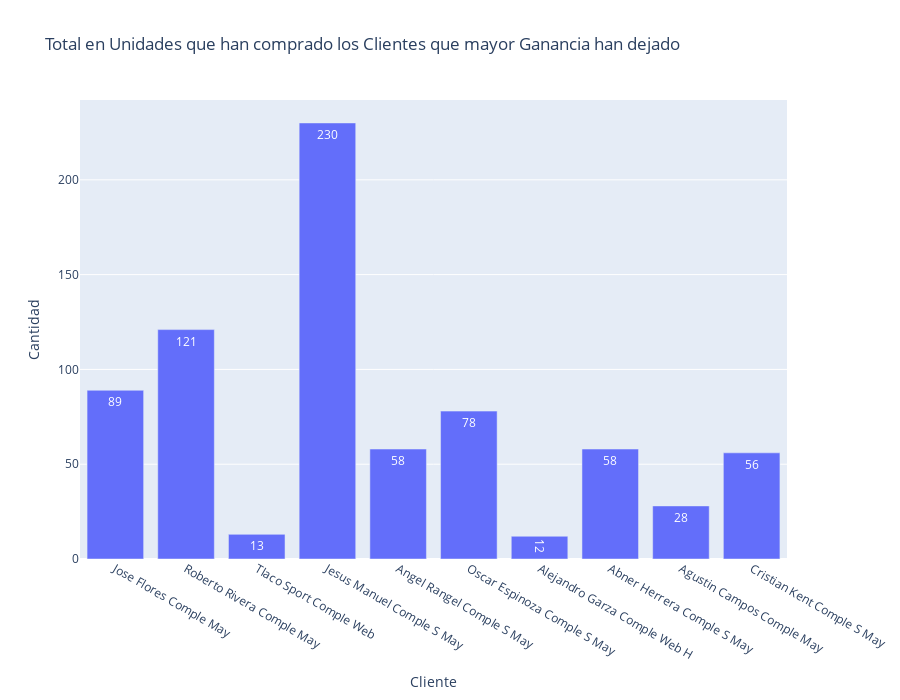

The notebook cell this image was saved under:
### Code cell
#Con nuestro DF de Compras de Clientes en general, obtenemos los primeros 10 clientes que mayores MARGENES han dejado en su historial de compras
fig = px.bar(dfClientesComprasGeneral, x='Cliente', y='Cantidad', title="Total en Unidades que han comprado los Clientes que mayor Ganancia han dejado",
             text='Cantidad',
             height=700)
fig.show()

### Figure 1 — Plotly figure (JSON) as saved in the notebook; plotly's stock layout.template omitted (floating-point values rounded to 4 significant figures)
{"data": [{"hovertemplate": "Cliente=%{x}<br>Cantidad=%{text}<extra></extra>", "legendgroup": "", "marker": {"color": "#636efa", "pattern": {"shape": ""}}, "name": "", "orientation": "v", "showlegend": false, "text": [89.0, 121.0, 13.0, 230.0, 58.0, 78.0, 12.0, 58.0, 28.0, 56.0], "textposition": "auto", "type": "bar", "x": ["Jose Flores Comple May", "Roberto Rivera Comple May", "Tlaco Sport Comple Web", "Jesus Manuel Comple S May", "Angel Rangel Comple S May", "Oscar Espinoza Comple S May", "Alejandro Garza Comple Web H", "Abner Herrera Comple S May", "Agustin Campos Comple May", "Cristian Kent Comple S May"], "xaxis": "x", "y": [89, 121, 13, 230, 58, 78, 12, 58, 28, 56], "yaxis": "y"}], "layout": {"barmode": "relative", "height": 700, "legend": {"tracegroupgap": 0}, "title": {"text": "Total en Unidades que han comprado los Clientes que mayor Ganancia han dejado"}, "xaxis": {"anchor": "y", "domain": [0, 1], "title": {"text": "Cliente"}}, "yaxis": {"anchor": "x", "domain": [0, 1], "title": {"text": "Cantidad"}}}}
